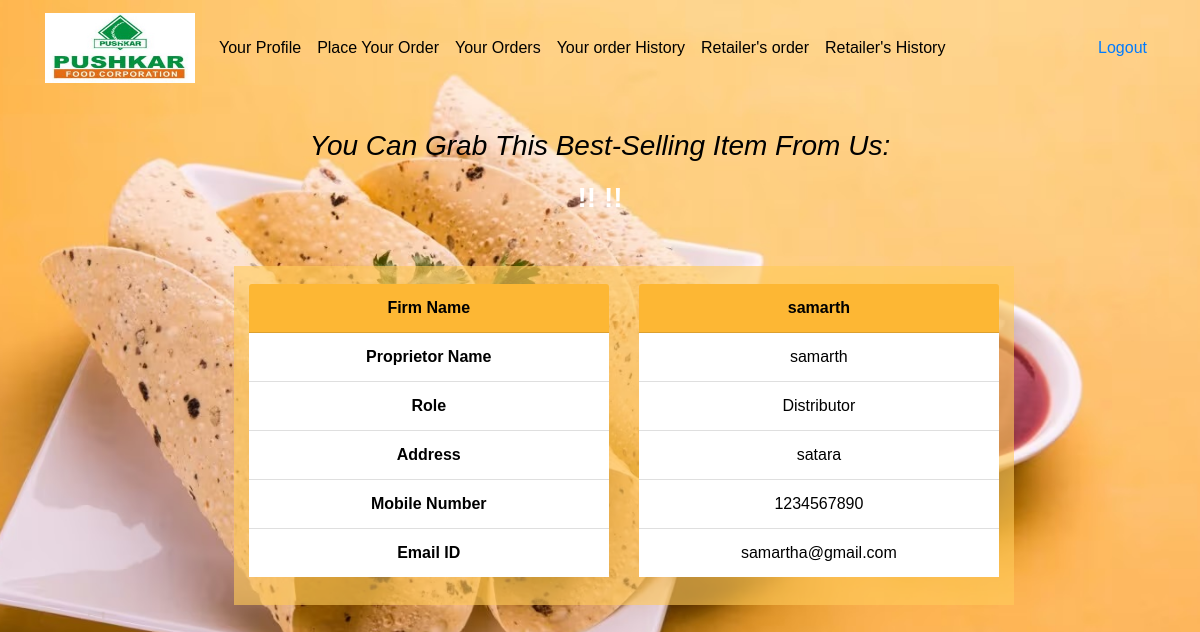
The app's page /your_profile/ (signed in) with its own data.
### todo/models.py (models this page shows, shortened)
class User_info(models.Model):
    user = models.ForeignKey(User,on_delete=models.CASCADE,related_name='user_name')
    assigned_distributor = models.ForeignKey(User,on_delete=models.CASCADE,related_name='user_dependency')
    Proprietor_name = models.CharField(max_length=40)
    Mobile_Number = models.CharField(max_length=40)
    Email_ID = models.CharField(max_length=40)
    Address = models.CharField(max_length=40)
    role = models.CharField(max_length=40)
    verified= models.BooleanField(default=False)

### todo/views.py (the view)
# urls.py: path('your_profile/', views.your_profile, name='your_profile'),
@login_required
def your_profile(request):
    import numpy as np
    from sklearn.linear_model import LogisticRegression
    user_info = User_info.objects.all().filter(user_id = request.user.id)
    y = [
        'Spl_Urad(100g)','Spl_Urad(200g)','Spl_Urad(1kg)',
        'Plain_Urad(100g)','Plain_Urad(200g)','Plain_Urad(1kg)',
        'Urad_Moong(100g)','Urad_Moong(200g)','Urad_Moong(1kg)',
        'Garlic_Green_Chilli(100g)','Garlic_Green_Chilli(200g)','Garlic_Green_Chilli(1kg)',
        'Spl_Green_Chilli(100g)','Spl_Green_Chilli(200g)','Spl_Green_Chilli(1kg)',
        'Spl_Garlic(100g)','Spl_Garlic(200g)','Spl_Garlic(1kg)',
        'Red_Chilli(100g)','Red_Chilli(200g)','Red_Chilli(1kg)',
        'Jeera(100g)','Jeera(200g)','Jeera(1kg)',
        'Spl_Panjabi(100g)','Spl_Panjabi(200g)','Spl_Panjabi(1kg)',
        'Chana_Mix(100g)','Chana_Mix(200g)','Chana_Mix(1kg)',
        'Whole_Moong(100g)','Whole_Moong(200g)','Whole_Moong(1kg)',
        'Jain(100g)','Jain(200g)','Jain(1kg)',
        'Coin(1kg)',
        ]
    x = [0,1,2,3,4,5,6,7,8,9,10,11,12,13,14,15,16,17,18,19,20,21,22,23,24,25,26,27,28,29,30,31,32,33,34,35,36]
    X11 = np.array(x).reshape(-1,1)
    y11 = np.array(y).reshape(-1,1) # (ideal, actual)
    regsr=LogisticRegression()
    regsr.fit(X11,y11)
    to_predict_x= [len(user_info)]
    to_predict_x= np.array(to_predict_x).reshape(-1,1)
    predicted_y = regsr.predict(to_predict_x)[0]
    print(predicted_y)
    return render(request, 'todo/your_profile.html',{'user_info':user_info,'predicted_y':predicted_y})

### todo/templates/todo/your_profile.html (shortened to what this page needs)
{% extends "todo/base.html" %}
{% block content %}
<head>
</head>
    <div style="padding: 3%; text-align: center; ">
        <h3><i> You Can Grab This Best-Selling Item From Us: </i></h3>
        <div class="blink-bg"><h3><b>!!  {{predicted_y}}  !!</b></h3></div>
    </div>
    <div class="row" style="text-align: center; margin-left: 17%;">
    <div class="col-sm-5" style="background-color: rgba(255, 203, 90, 0.623);padding-bottom:3%;" >
        <div class="card-header" style="background-color: rgb(253, 183, 52);margin-top: 5%;" >
           <b> Firm Name </b>
          </div>
          <ul class="list-group list-group-flush">
            {% for ui in user_info %}
            <li class="list-group-item"><b>Proprietor Name</b></li>
            <li class="list-group-item"><b>Role</b></li>
            <li class="list-group-item"><b>Address</b></li>
            <li class="list-group-item"><b>Mobile Number</b></li>
            <li class="list-group-item"><b>Email ID</b></li>
            {% endfor %}
          </ul>
    </div>
    <div class="col-sm-5" style="background-color: rgba(255, 203, 90, 0.623);padding-bottom:3%;" >
        <div class="card-header" style="background-color: rgb(253, 183, 52);margin-top: 5%;">
          <b>  {{user.username}} </b>
          </div>
          <ul class="list-group list-group-flush">
            {% for ui in user_info %}
            <li class="list-group-item">{{ui.Proprietor_name}}</li>
            <li class="list-group-item">{{ui.role}}</li>
            <li class="list-group-item">{{ui.Address}}</li>
            <li class="list-group-item">{{ui.Mobile_Number}}</li>
            <li class="list-group-item">{{ui.Email_ID}}</li>
            {% endfor %}
          </ul>
    </div>
    </div>
{% endblock %}

### todo/static/todo/style.css (style rules this page uses)
body { background: url("BG2.jpg") no-repeat center center fixed; -webkit-background-size: cover; -moz-background-size: cover; -o-background-size: cover; background-size: cover; font-size: 1em !important; color: #000 !important; font-family: Arial !important; }

### todo/templates/todo/your_profile.html (style rules this page uses)
.blink-bg { color: #fff; padding: 10px; display: inline-block; border-radius: 5px; animation: blinkingBackground 4s infinite; }

### records on screen
User_info: Proprietor_name "samarth", role "Distributor", Address "satara", Mobile_Number "1234567890", Email_ID "samartha@gmail.com"

### other values on screen
{{ user.username }} "samarth"
